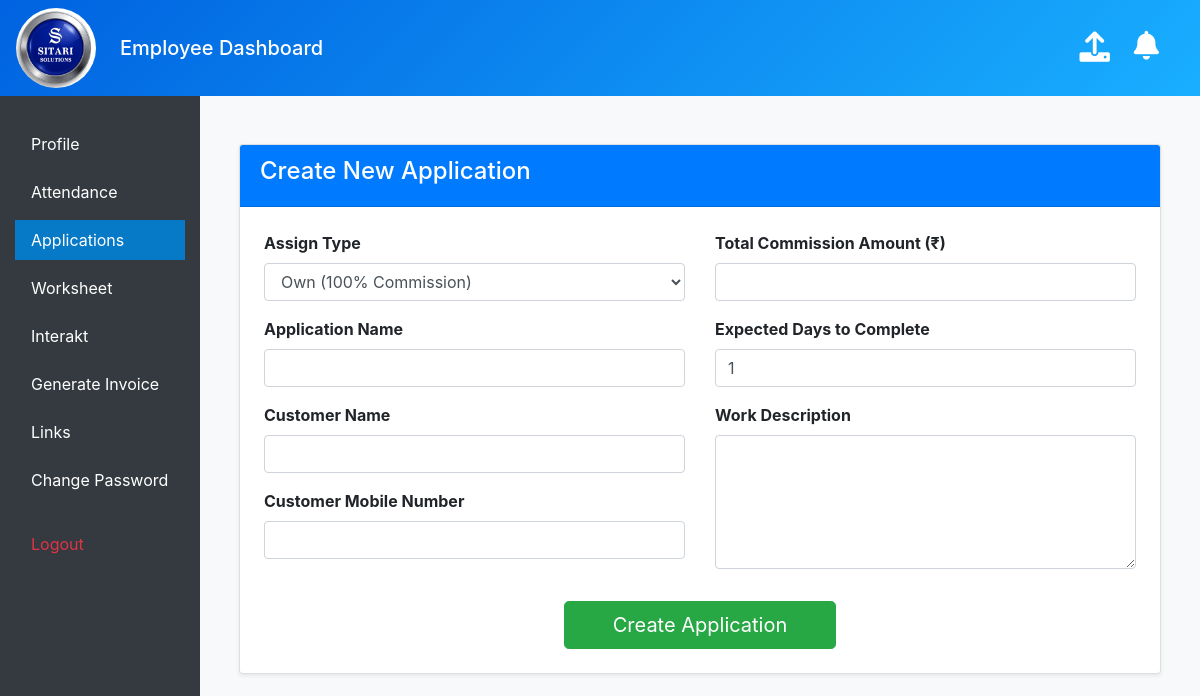
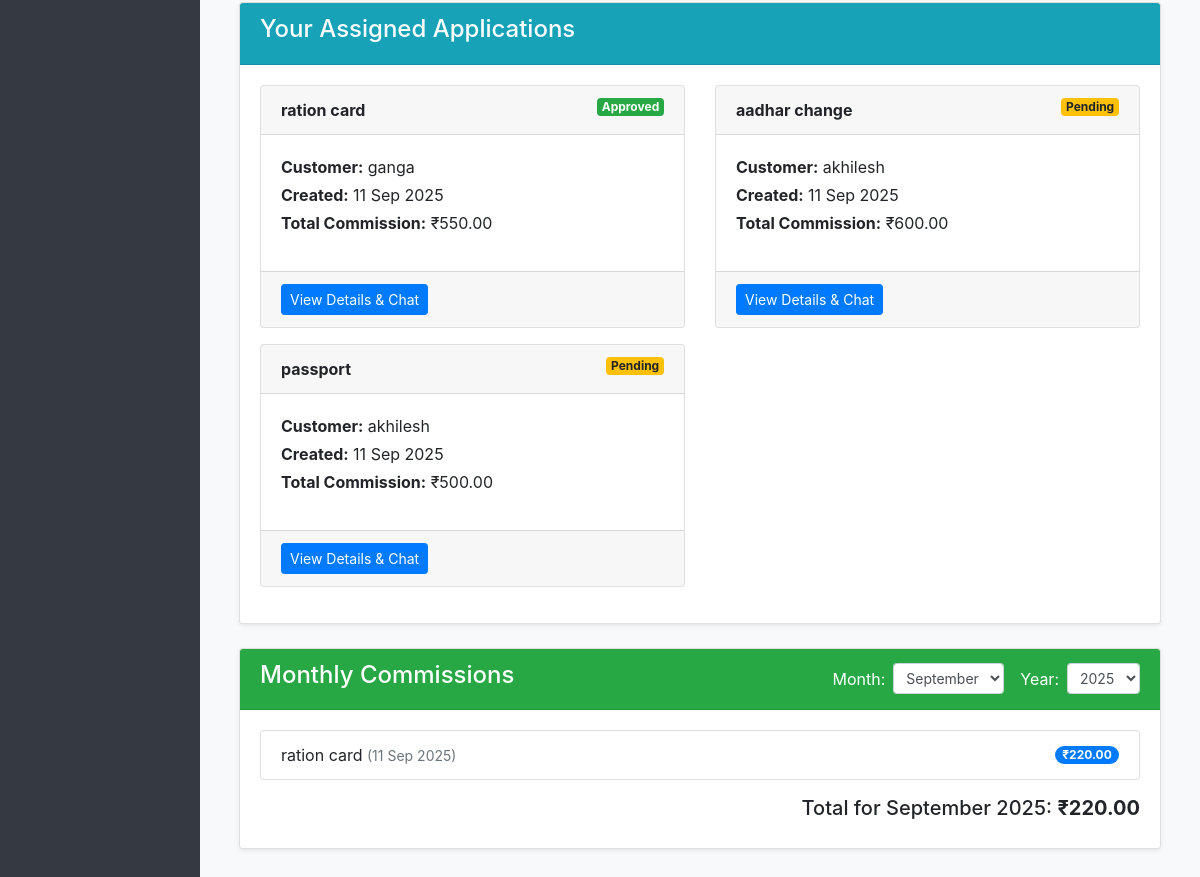
Page /applications/ (signed in) on the earlier database version (2 pictures, top to bottom).
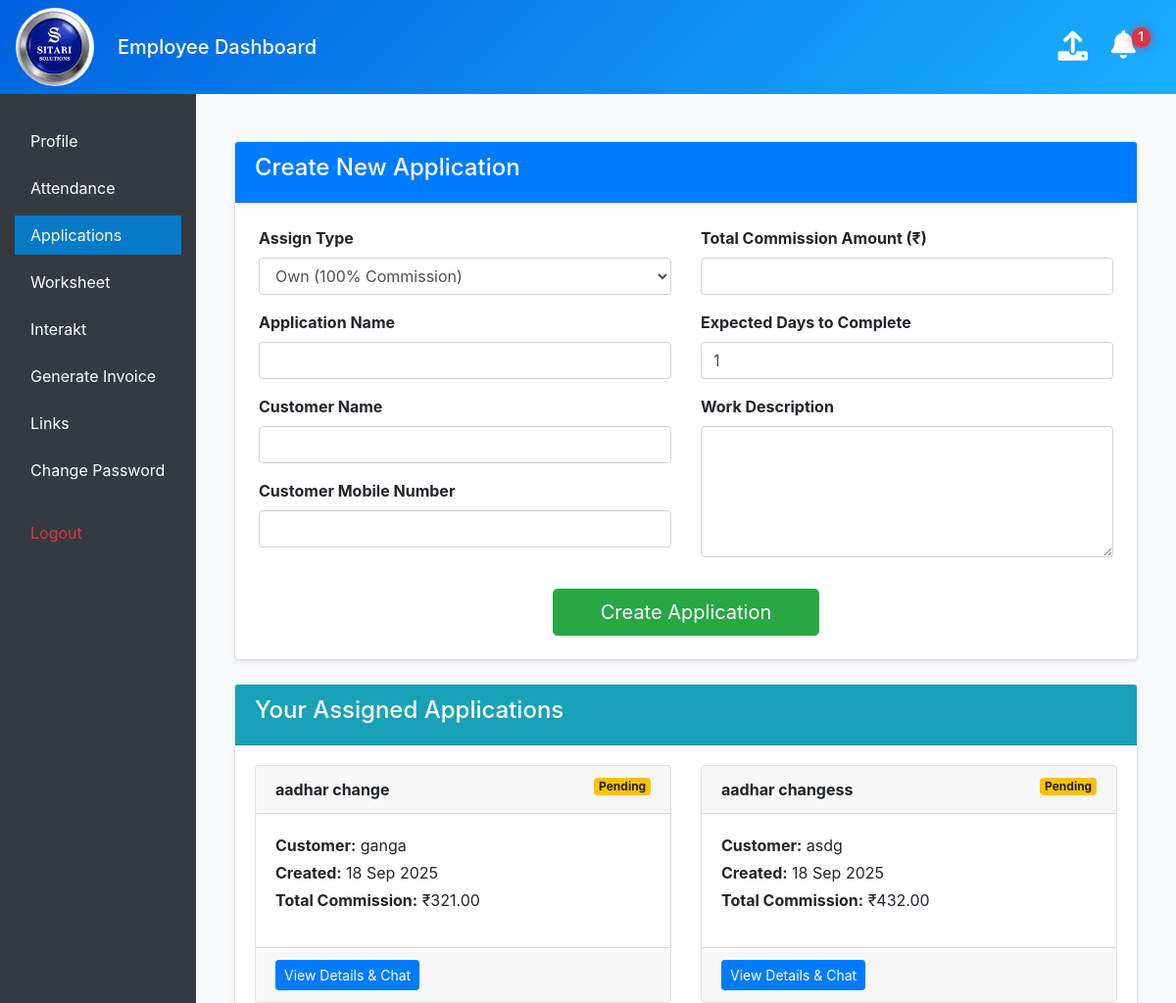
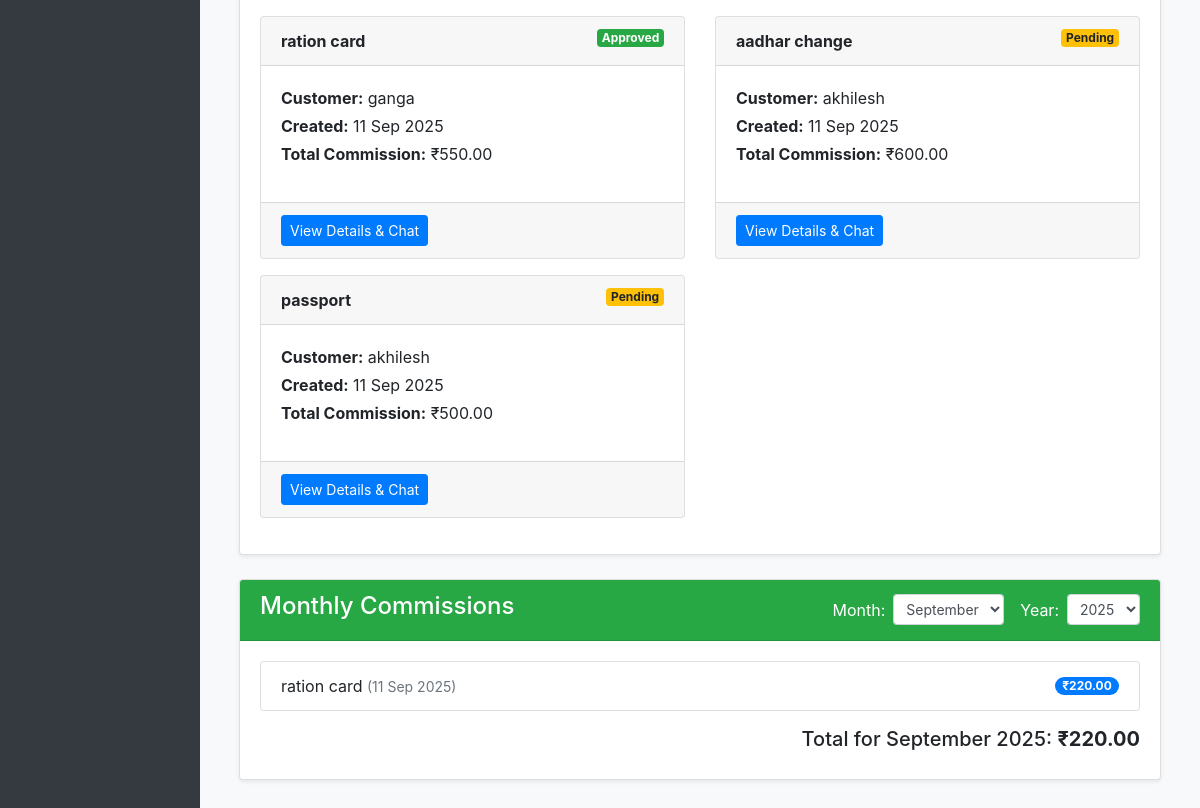
Same page on the later database version (2 pictures, top to bottom).
### management/models.py (models this page shows, shortened)
class Application(models.Model):
    id = models.AutoField(primary_key=True)
    date_created = models.DateTimeField(auto_now_add=True)
    application_name = models.CharField(max_length=255)
    customer_name = models.CharField(max_length=150)
    customer_mobile_number = models.CharField(max_length=15)
    description = models.TextField()
    expected_days_to_complete = models.PositiveIntegerField(default=1, help_text="Expected number of days to complete the work")
    total_commission = models.DecimalField(max_digits=10, decimal_places=2)
    approved = models.BooleanField(default=False)
    assigned_employees = models.ManyToManyField(Employee, through='ApplicationAssignment', related_name='applications')

class ApplicationAssignment(models.Model):
    application = models.ForeignKey(Application, on_delete=models.CASCADE)
    employee = models.ForeignKey(Employee, on_delete=models.CASCADE)
    commission_percentage = models.DecimalField(max_digits=5, decimal_places=2, help_text="Percentage of the commission for this employee")
    class Meta:
        unique_together = ('application', 'employee')

### management/views.py (the view)
    def wrapped_view(request, *args, **kwargs):
        employee = get_logged_in_employee(request)
        if not employee:
            messages.error(request, "You must be logged in to view this page.")
            return redirect('login') # Make sure you have a 'login' URL name
        return view_func(request, employee, *args, **kwargs)

### management/context_processors.py (called while the page is built)
def notifications_context(request):
    if request.session.get('employee_id'):
        employee_id = request.session.get('employee_id')
        count = UserNotificationStatus.objects.filter(employee_id=employee_id, is_read=False).count()
        return {'unread_notification_count': count}
    return {'unread_notification_count': 0}

### management/ip_restriction.py (called while the page is built)
def get_client_ip(request):
    x_forwarded_for = request.META.get('HTTP_X_FORWARDED_FOR')
    if x_forwarded_for:
        ip = x_forwarded_for.split(',')[0].strip()
    else:
        ip = request.META.get('REMOTE_ADDR')
    return ip

    def __call__(self, request):
        ip = get_client_ip(request)
        if not self.is_ip_allowed(ip):
            logger.warning(f"Access denied for IP: {ip}")
            return HttpResponseForbidden("Access denied.")
        response = self.get_response(request)
        return response

    def is_ip_allowed(self, ip):
        cache_key = f"allowed_ips_check_{ip}"
        cached_result = cache.get(cache_key)
        if cached_result is not None:
            return cached_result
        from management.models import AllowedIP
        allowed_ips = AllowedIP.objects.filter(is_active=True).values_list(
            'ip_address', 'subnet_prefix'
        )
        is_allowed = False
        for allowed_ip, subnet_prefix in allowed_ips:
            if ip == allowed_ip:
                is_allowed = True
                break
            if subnet_prefix and ip.startswith(subnet_prefix):
                is_allowed = True
                break
        cache.set(cache_key, is_allowed, 300)
        return is_allowed

### management/views.py (called while the page is built)
def get_logged_in_employee(request):
    employee_id = request.session.get('employee_id')
    if not employee_id:
        return None
    try:
        return Employee.objects.get(employee_id=employee_id)
    except Employee.DoesNotExist:
        return None

def require_employee(view_func):
    def wrapped_view(request, *args, **kwargs):
        employee = get_logged_in_employee(request)
        if not employee:
            messages.error(request, "You must be logged in to view this page.")
            return redirect('login') # Make sure you have a 'login' URL name
        return view_func(request, employee, *args, **kwargs)
    return wrapped_view

### management/templates/applications.html (shortened to what this page needs)
{% extends "masteremployee.html" %}
{% block content %}
<div class="container mt-4">
<div class="card mb-4 shadow-sm">
    <div class="card-header bg-primary text-white">
        <h4>Create New Application</h4>
    </div>
    <div class="card-body p-4">
        <form method="post" enctype="multipart/form-data" class="needs-validation" novalidate id="applicationForm">
            <div class="row">
                <div class="col-md-6">
                    <div class="form-group">
                        <label for="assignType"><strong>Assign Type</strong></label>
                        <select class="form-control" id="assignType" name="assign_type" required onchange="toggleSharingFields()">
                            <option value="own" selected>Own (100% Commission)</option>
                        </select>
                    </div>
                    <div class="form-group">
                        <label for="applicationName"><strong>Application Name</strong></label>
                        <input type="text" class="form-control" id="applicationName" name="application_name" required>
                    </div>
                    <div class="form-group">
                        <label for="customerName"><strong>Customer Name</strong></label>
                        <input type="text" class="form-control" id="customerName" name="customer_name" required>
                    </div>
                    <div class="form-group">
                        <label for="customerMobile"><strong>Customer Mobile Number</strong></label>
                        <input type="text" class="form-control" id="customerMobile" name="customer_mobile_number" required>
                    </div>
                </div>
                <div class="col-md-6">
                    <div class="form-group">
                        <label for="totalCommission"><strong>Total Commission Amount (₹)</strong></label>
                        <input type="number" step="0.01" class="form-control" id="totalCommission" name="total_commission" required>
                    </div>
                    <div class="form-group">
                        <label for="expectedDays"><strong>Expected Days to Complete</strong></label>
                        <input type="number" class="form-control" id="expectedDays" name="expected_days" min="1" value="1" required>
                    </div>
                    <div class="form-group">
                        <label for="description"><strong>Work Description</strong></label>
                        <textarea class="form-control" id="description" name="description" rows="5" required></textarea>
                    </div>
                </div>
            </div>
            <div class="text-center mt-3">
                <button type="submit" class="btn btn-success btn-lg px-5">Create Application</button>
            </div>
        </form>
    </div>
</div>
  <div class="card mb-4 shadow-sm">
    <div class="card-header bg-info text-white">
      <h4>Your Assigned Applications</h4>
    </div>
    <div class="card-body">
      {% if applications %}
      <div class="row">
        {% for app in applications %}
        <div class="col-md-6 mb-3">
          <div class="card h-100">
            <div class="card-header">
              <strong>{{ app.application_name }}</strong>
              <span class="badge float-right {% if app.approved %}badge-success{% else %}badge-warning{% endif %}">
                {{ app.approved|yesno:"Approved,Pending" }}
              </span>
            </div>
            <div class="card-body">
              <p class="mb-1"><strong>Customer:</strong> {{ app.customer_name }}</p>
              <p class="mb-1"><strong>Created:</strong> {{ app.date_created|date:"d M Y" }}</p>
              <p><strong>Total Commission:</strong> ₹{{ app.total_commission|floatformat:2 }}</p>
            </div>
            <div class="card-footer">
                <a href="{% url 'application-detail' app.id %}" class="btn btn-sm btn-primary">View Details & Chat</a>
            </div>
          </div>
        </div>
        {% endfor %}
      </div>
      {% else %}
        <p>You have not been assigned to any applications yet.</p>
      {% endif %}
    </div>
  </div>
  <div class="card shadow-sm">
      <div class="card-header bg-success text-white d-flex justify-content-between align-items-center">
          <h4>Monthly Commissions</h4>
          <form method="get" class="form-inline">
              <label for="monthSelect" class="mr-2 mb-0 text-white">Month:</label>
              <select name="month" id="monthSelect" class="form-control form-control-sm mr-3" onchange="this.form.submit()">
                  {% for m in months %}<option value="{{ m.value }}" {% if m.value == selected_month %}selected{% endif %}>{{ m.display }}</option>{% endfor %}
              </select>
              <label for="yearSelect" class="mr-2 mb-0 text-white">Year:</label>
              <select name="year" id="yearSelect" class="form-control form-control-sm" onchange="this.form.submit()">
                  {% for y in years %}<option value="{{ y }}" {% if y == selected_year %}selected{% endif %}>{{ y }}</option>{% endfor %}
              </select>
          </form>
      </div>
      <div class="card-body">
          {% if approved_assignments %}
          <ul class="list-group mb-3">
              {% for assignment in approved_assignments %}
              <li class="list-group-item d-flex justify-content-between align-items-center">
                  <div>
                      {{ assignment.application.application_name }}
                      <small class="text-muted">({{ assignment.application.date_created|date:"d M Y" }})</small>
                  </div>
                  <span class="badge badge-primary badge-pill">₹{{ assignment.commission_share|floatformat:2 }}</span>
              </li>
              {% endfor %}
          </ul>
          <h5 class="text-right">Total for {{ selected_month_display }} {{ selected_year }}: <strong>₹{{ total_commission|floatformat:2 }}</strong></h5>
          {% else %}
            <p>No approved commissions found for {{ selected_month_display }} {{ selected_year }}.</p>
          {% endif %}
      </div>
  </div>
</div>
{% endblock %}

### management/templates/masteremployee.html (shortened to what this page needs)
{% load static %}
<!DOCTYPE html>
<html lang="en">
<head>
<link href="https://cdn.jsdelivr.net/npm/bootstrap@4.6.2/dist/css/bootstrap.min.css" rel="stylesheet">
<link rel="stylesheet" href="https://cdn.jsdelivr.net/npm/bootstrap-icons@1.11.3/font/bootstrap-icons.min.css">
<link rel="stylesheet" href="https://cdnjs.cloudflare.com/ajax/libs/font-awesome/6.0.0-beta3/css/all.min.css">
</head>
<body>
<nav class="navbar navbar-dark bg-primary d-flex align-items-center justify-content-between">
    <div class="d-flex align-items-center">
        <img src="{% static '/management/img/logo.jpg' %}" alt="Logo" class="navbar-logo rounded-circle mr-4">
        <span class="navbar-brand mb-0 h1">Employee Dashboard</span>
    </div>
<div class="d-flex align-items-center">
    <a href="#" class="mr-4" data-toggle="modal" data-target="#uploadFileModal" title="Upload Files">
        <i class="fas fa-upload navbar-upload-icon"></i>
    </a>
    <div class="navbar-bell">
        <a href="{% url 'notification_list' %}" class="text-white" title="View Notifications">
            <i class="fas fa-bell fa-lg"></i>
            {% if unread_notification_count > 0 %}
                <span class="badge badge-danger">{{ unread_notification_count }}</span>
            {% endif %}
        </a>
    </div>
</div>
</nav>
<div class="container-fluid">
    <div class="row">
<nav class="col-md-2 bg-dark sidebar py-4 collapse d-md-block" id="sidebarCollapse">
    <div class="nav flex-column">
        <br>
        {% url 'employee_dashboard' as profile_url %}
        <a class="nav-link mb-2 {% if request.path == profile_url %}active{% endif %}" href="{{ profile_url }}">Profile</a>
        {% url 'attendance' as attendance_url %}
        <a class="nav-link mb-2 {% if request.path == attendance_url %}active{% endif %}" href="{{ attendance_url }}">Attendance</a>
        {% url 'applications' as applications_url %}
        <a class="nav-link mb-2 {% if request.path == applications_url %}active{% endif %}" href="{{ applications_url }}">Applications</a>
        {% url 'worksheet' as worksheet_url %}
        <a class="nav-link mb-2 {% if request.path == worksheet_url %}active{% endif %}" href="{{ worksheet_url }}">Worksheet</a>
        <a class="nav-link mb-2" href="https://app.interakt.ai/login" target="_blank" rel="noopener">Interakt</a>
        {% url 'create_invoice' as invoice_url %}
        <a class="nav-link mb-2 {% if request.path == invoice_url %}active{% endif %}" href="{{ invoice_url }}">Generate Invoice</a>
        {% url 'links' as links_url %}
        <a class="nav-link mb-2 {% if request.path == links_url %}active{% endif %}" href="{{ links_url }}">Links</a>
        {% url 'change_password_request' as change_pass_url %}
        <a class="nav-link mb-2 {% if request.path == change_pass_url %}active{% endif %}" href="{{ change_pass_url }}">Change Password</a>
        <a href="#" class="nav-link text-danger mt-3" data-toggle="modal" data-target="#logoutModal">Logout</a>
    </div>
</nav>
        <main class="col-md-10 ml-sm-auto col-lg-10 px-4 py-4">
            {% block content %}
            {% endblock %}
        </main>
    </div>
</div>
</body>
</html>

### management/templates/masteremployee.html (style rules this page uses)
body { background-color: #f8f9fa; overflow: hidden; }
.navbar { background: linear-gradient(135deg, #0062E0 0%, #19AFFF 100%) !important; position: sticky; top: 0; z-index: 1030; }
.sidebar { position: fixed; top: 76px; bottom: 0; left: 0; z-index: 1020; color: #fff; overflow-y: auto; background-color: #2c3e50; }
.sidebar .nav-link { color: #fff; transition: background-color 0.2s ease-in-out; }
.sidebar .nav-link.active, .sidebar .nav-link:hover { background-color: #067ac7; }
main.col-md-10 { height: calc(100vh - 76px); overflow-y: auto; padding-top: 1.5rem; }
.navbar-bell { position: relative; margin-right: 25px; cursor: pointer; }
.navbar-bell a { color: white; transition: color 0.3s ease; }
.navbar-bell .fa-bell { font-size: 1.8rem; transition: transform 0.2s ease-in-out; }
.navbar-bell .badge { position: absolute; top: -8px; right: -15px; font-size: 0.8rem; font-weight: 600; padding: 4px 7px; border-radius: 50%; box-shadow: 0 0 10px rgba(220, 53, 69, 0.8); }
.navbar-upload-icon { font-size: 1.9rem; color: white; transition: color 0.3s ease; }
.navbar-logo { width: 80px; height: 80px; object-fit: cover; }

Differences in the rows shown:
added Application: application_name "aadhar change", approved "Pending", customer_name "ganga", date_created "18 Sep 2025", total_commission "321.00"
added Application: application_name "aadhar changess", approved "Pending", customer_name "asdg", date_created "18 Sep 2025", total_commission "432.00"
Other differences:
{{ unread_notification_count }}: (not shown) → "1"
